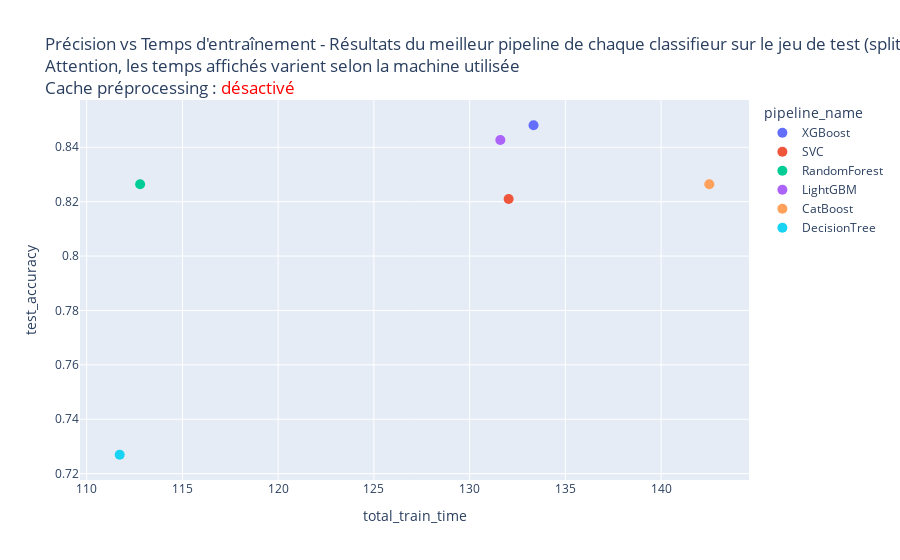
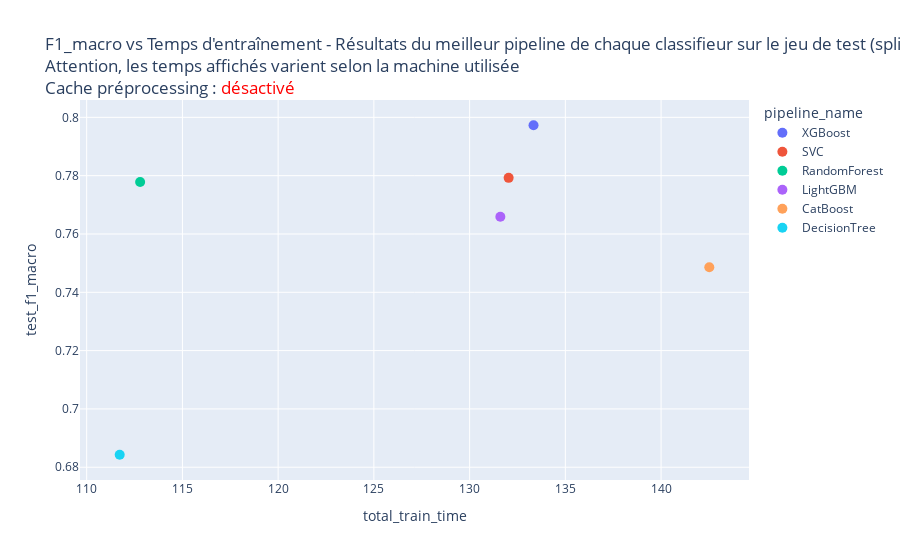
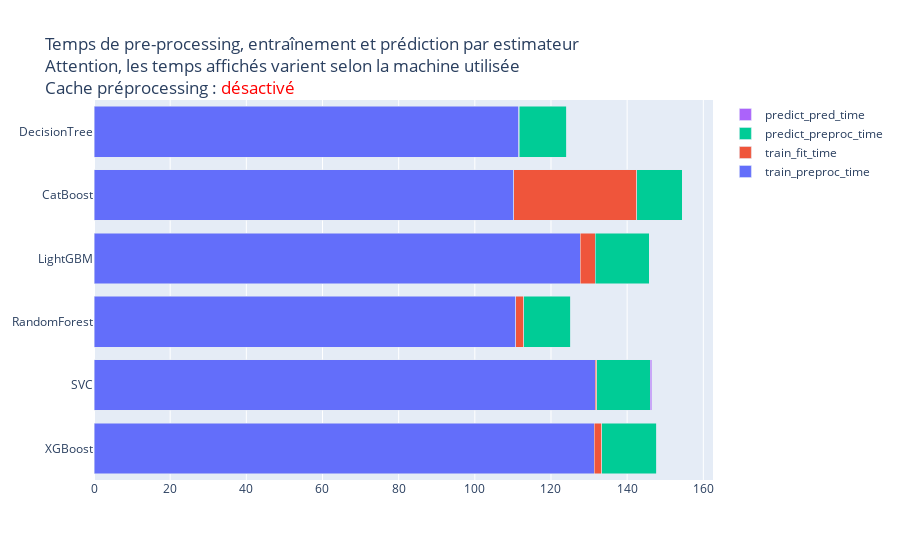

Notebook code for these charts, in order:
### Code cell
# Définition des scores à afficher en fonction du temps
scores = {
    "test_accuracy": "Précision vs Temps d'entraînement - Résultats du meilleur pipeline de chaque classifieur sur le jeu de test (split 90/10)",
    "test_f1_macro": "F1_macro vs Temps d'entraînement - Résultats du meilleur pipeline de chaque classifieur sur le jeu de test (split 90/10)",
}

display_best_pipelines_graphs(best_pipelines_results_90_10)

### Figure 1 — Plotly figure (JSON) as saved in the notebook; plotly's stock layout.template omitted (floating-point values rounded to 4 significant figures)
{"data": [{"customdata": [["XGBoost"]], "hovertemplate": "pipeline_name=%{customdata[0]}<br>total_train_time=%{x:.2f}<br>test_accuracy=%{y:.4f}<extra></extra>", "legendgroup": "XGBoost", "marker": {"color": "#636efa", "size": 10, "symbol": "circle"}, "mode": "markers", "name": "XGBoost", "orientation": "v", "showlegend": true, "type": "scatter", "x": [133.3], "xaxis": "x", "y": [0.8481], "yaxis": "y"}, {"customdata": [["SVC"]], "hovertemplate": "pipeline_name=%{customdata[0]}<br>total_train_time=%{x:.2f}<br>test_accuracy=%{y:.4f}<extra></extra>", "legendgroup": "SVC", "marker": {"color": "#EF553B", "size": 10, "symbol": "circle"}, "mode": "markers", "name": "SVC", "orientation": "v", "showlegend": true, "type": "scatter", "x": [132.0], "xaxis": "x", "y": [0.821], "yaxis": "y"}, {"customdata": [["RandomForest"]], "hovertemplate": "pipeline_name=%{customdata[0]}<br>total_train_time=%{x:.2f}<br>test_accuracy=%{y:.4f}<extra></extra>", "legendgroup": "RandomForest", "marker": {"color": "#00cc96", "size": 10, "symbol": "circle"}, "mode": "markers", "name": "RandomForest", "orientation": "v", "showlegend": true, "type": "scatter", "x": [112.8], "xaxis": "x", "y": [0.8264], "yaxis": "y"}, {"customdata": [["LightGBM"]], "hovertemplate": "pipeline_name=%{customdata[0]}<br>total_train_time=%{x:.2f}<br>test_accuracy=%{y:.4f}<extra></extra>", "legendgroup": "LightGBM", "marker": {"color": "#ab63fa", "size": 10, "symbol": "circle"}, "mode": "markers", "name": "LightGBM", "orientation": "v", "showlegend": true, "type": "scatter", "x": [131.6], "xaxis": "x", "y": [0.8427], "yaxis": "y"}, {"customdata": [["CatBoost"]], "hovertemplate": "pipeline_name=%{customdata[0]}<br>total_train_time=%{x:.2f}<br>test_accuracy=%{y:.4f}<extra></extra>", "legendgroup": "CatBoost", "marker": {"color": "#FFA15A", "size": 10, "symbol": "circle"}, "mode": "markers", "name": "CatBoost", "orientation": "v", "showlegend": true, "type": "scatter", "x": [142.5], "xaxis": "x", "y": [0.8264], "yaxis": "y"}, {"customdata": [["DecisionTree"]], "hovertemplate": "pipeline_name=%{customdata[0]}<br>total_train_time=%{x:.2f}<br>test_accuracy=%{y:.4f}<extra></extra>", "legendgroup": "DecisionTree", "marker": {"color": "#19d3f3", "size": 10, "symbol": "circle"}, "mode": "markers", "name": "DecisionTree", "orientation": "v", "showlegend": true, "type": "scatter", "x": [111.7], "xaxis": "x", "y": [0.7269], "yaxis": "y"}], "layout": {"legend": {"title": {"text": "pipeline_name"}, "tracegroupgap": 0}, "title": {"text": "Précision vs Temps d'entraînement - Résultats du meilleur pipeline de chaque classifieur sur le jeu de test (split 90/10)<br>Attention, les temps affichés varient selon la machine utilisée<br>Cache préprocessing : <span style='color:red'>désactivé</span>"}, "xaxis": {"anchor": "y", "domain": [0, 1], "title": {"text": "total_train_time"}}, "yaxis": {"anchor": "x", "domain": [0, 1], "title": {"text": "test_accuracy"}}}}

### Figure 2 — Plotly figure (JSON) as saved in the notebook; plotly's stock layout.template omitted (floating-point values rounded to 4 significant figures)
{"data": [{"customdata": [["XGBoost"]], "hovertemplate": "pipeline_name=%{customdata[0]}<br>total_train_time=%{x:.2f}<br>test_f1_macro=%{y:.4f}<extra></extra>", "legendgroup": "XGBoost", "marker": {"color": "#636efa", "size": 10, "symbol": "circle"}, "mode": "markers", "name": "XGBoost", "orientation": "v", "showlegend": true, "type": "scatter", "x": [133.3], "xaxis": "x", "y": [0.7973], "yaxis": "y"}, {"customdata": [["SVC"]], "hovertemplate": "pipeline_name=%{customdata[0]}<br>total_train_time=%{x:.2f}<br>test_f1_macro=%{y:.4f}<extra></extra>", "legendgroup": "SVC", "marker": {"color": "#EF553B", "size": 10, "symbol": "circle"}, "mode": "markers", "name": "SVC", "orientation": "v", "showlegend": true, "type": "scatter", "x": [132.0], "xaxis": "x", "y": [0.7793], "yaxis": "y"}, {"customdata": [["RandomForest"]], "hovertemplate": "pipeline_name=%{customdata[0]}<br>total_train_time=%{x:.2f}<br>test_f1_macro=%{y:.4f}<extra></extra>", "legendgroup": "RandomForest", "marker": {"color": "#00cc96", "size": 10, "symbol": "circle"}, "mode": "markers", "name": "RandomForest", "orientation": "v", "showlegend": true, "type": "scatter", "x": [112.8], "xaxis": "x", "y": [0.7779], "yaxis": "y"}, {"customdata": [["LightGBM"]], "hovertemplate": "pipeline_name=%{customdata[0]}<br>total_train_time=%{x:.2f}<br>test_f1_macro=%{y:.4f}<extra></extra>", "legendgroup": "LightGBM", "marker": {"color": "#ab63fa", "size": 10, "symbol": "circle"}, "mode": "markers", "name": "LightGBM", "orientation": "v", "showlegend": true, "type": "scatter", "x": [131.6], "xaxis": "x", "y": [0.7659], "yaxis": "y"}, {"customdata": [["CatBoost"]], "hovertemplate": "pipeline_name=%{customdata[0]}<br>total_train_time=%{x:.2f}<br>test_f1_macro=%{y:.4f}<extra></extra>", "legendgroup": "CatBoost", "marker": {"color": "#FFA15A", "size": 10, "symbol": "circle"}, "mode": "markers", "name": "CatBoost", "orientation": "v", "showlegend": true, "type": "scatter", "x": [142.5], "xaxis": "x", "y": [0.7486], "yaxis": "y"}, {"customdata": [["DecisionTree"]], "hovertemplate": "pipeline_name=%{customdata[0]}<br>total_train_time=%{x:.2f}<br>test_f1_macro=%{y:.4f}<extra></extra>", "legendgroup": "DecisionTree", "marker": {"color": "#19d3f3", "size": 10, "symbol": "circle"}, "mode": "markers", "name": "DecisionTree", "orientation": "v", "showlegend": true, "type": "scatter", "x": [111.7], "xaxis": "x", "y": [0.6843], "yaxis": "y"}], "layout": {"legend": {"title": {"text": "pipeline_name"}, "tracegroupgap": 0}, "title": {"text": "F1_macro vs Temps d'entraînement - Résultats du meilleur pipeline de chaque classifieur sur le jeu de test (split 90/10)<br>Attention, les temps affichés varient selon la machine utilisée<br>Cache préprocessing : <span style='color:red'>désactivé</span>"}, "xaxis": {"anchor": "y", "domain": [0, 1], "title": {"text": "total_train_time"}}, "yaxis": {"anchor": "x", "domain": [0, 1], "title": {"text": "test_f1_macro"}}}}

### Figure 3 — Plotly figure (JSON) as saved in the notebook; plotly's stock layout.template omitted (floating-point values rounded to 4 significant figures)
{"data": [{"name": "train_preproc_time", "orientation": "h", "type": "bar", "x": [131.4, 131.7, 110.7, 127.7, 110.2, 111.5], "y": ["XGBoost", "SVC", "RandomForest", "LightGBM", "CatBoost", "DecisionTree"]}, {"name": "train_fit_time", "orientation": "h", "type": "bar", "x": [1.933, 0.3778, 2.067, 3.931, 32.28, 0.1959], "y": ["XGBoost", "SVC", "RandomForest", "LightGBM", "CatBoost", "DecisionTree"]}, {"name": "predict_preproc_time", "orientation": "h", "type": "bar", "x": [14.45, 14.07, 12.36, 14.21, 11.89, 12.39], "y": ["XGBoost", "SVC", "RandomForest", "LightGBM", "CatBoost", "DecisionTree"]}, {"name": "predict_pred_time", "orientation": "h", "type": "bar", "x": [0.005002, 0.3181, 0.008869, 0.01351, 0.003001, 0.0005069], "y": ["XGBoost", "SVC", "RandomForest", "LightGBM", "CatBoost", "DecisionTree"]}], "layout": {"barmode": "stack", "title": {"text": "Temps de pre-processing, entraînement et prédiction par estimateur<br>Attention, les temps affichés varient selon la machine utilisée<br>Cache préprocessing : <span style='color:red'>désactivé</span>"}}}
